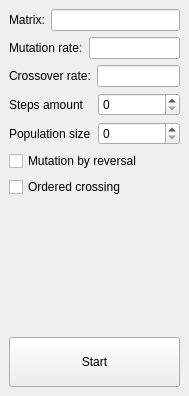
<?xml version="1.0" encoding="UTF-8"?>
<ui version="4.0">
 <class>ParametersDock</class>
 <widget class="QDockWidget" name="ParametersDock">
  <property name="geometry">
   <rect>
    <x>0</x>
    <y>0</y>
    <width>189</width>
    <height>396</height>
   </rect>
  </property>
  <property name="windowTitle">
   <string>Parameters</string>
  </property>
  <widget class="QWidget" name="dockWidgetContents">
   <layout class="QVBoxLayout" name="verticalLayout">
    <item>
     <layout class="QHBoxLayout" name="horizontalLayout_4">
      <item>
       <widget class="QLabel" name="matrixLabel">
        <property name="text">
         <string>Matrix:</string>
        </property>
       </widget>
      </item>
      <item>
       <widget class="QLineEdit" name="matrixLineEdit"/>
      </item>
     </layout>
    </item>
    <item>
     <layout class="QHBoxLayout" name="horizontalLayout_9">
      <item>
       <widget class="QLabel" name="mutationLabel">
        <property name="text">
         <string>Mutation rate:</string>
        </property>
       </widget>
      </item>
      <item>
       <widget class="QLineEdit" name="mutationLineEdit"/>
      </item>
     </layout>
    </item>
    <item>
     <layout class="QHBoxLayout" name="horizontalLayout_10">
      <item>
       <widget class="QLabel" name="crossoverLabel">
        <property name="text">
         <string>Crossover rate:</string>
        </property>
       </widget>
      </item>
      <item>
       <widget class="QLineEdit" name="crossoverineEdit"/>
      </item>
     </layout>
    </item>
    <item>
     <layout class="QHBoxLayout" name="horizontalLayout_7">
      <item>
       <widget class="QLabel" name="stepsAmountLabel">
        <property name="text">
         <string>Steps amount</string>
        </property>
       </widget>
      </item>
      <item>
       <widget class="QSpinBox" name="stepsAmountSpinBox"/>
      </item>
     </layout>
    </item>
    <item>
     <layout class="QHBoxLayout" name="horizontalLayout_12">
      <item>
       <widget class="QLabel" name="populationLabel">
        <property name="text">
         <string>Population size</string>
        </property>
       </widget>
      </item>
      <item>
       <widget class="QSpinBox" name="populationSpinBox"/>
      </item>
     </layout>
    </item>
    <item>
     <widget class="QCheckBox" name="mutation">
      <property name="text">
       <string>Mutation by reversal</string>
      </property>
     </widget>
    </item>
    <item>
     <widget class="QCheckBox" name="crossing">
      <property name="text">
       <string>Ordered crossing</string>
      </property>
     </widget>
    </item>
    <item>
     <spacer name="verticalSpacer_2">
      <property name="orientation">
       <enum>Qt::Vertical</enum>
      </property>
      <property name="sizeHint" stdset="0">
       <size>
        <width>20</width>
        <height>118</height>
       </size>
      </property>
     </spacer>
    </item>
    <item>
     <widget class="QPushButton" name="goButton">
      <property name="minimumSize">
       <size>
        <width>0</width>
        <height>50</height>
       </size>
      </property>
      <property name="text">
       <string>Start</string>
      </property>
     </widget>
    </item>
   </layout>
  </widget>
 </widget>
 <resources/>
 <connections/>
</ui>
